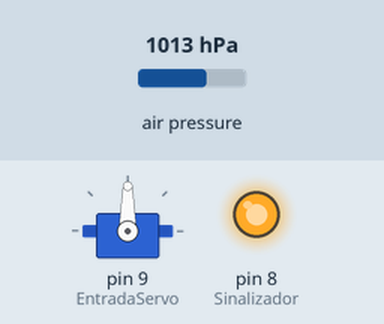
A sketch run on a simulated Arduino Uno, built with avr-gcc and run on an emulated ATmega328P. Shown: servo, output pins drawn as LEDs (lit = HIGH). Dashed ring = blinking. The test bench sets the inputs (shaded band); at power-on: air pressure 1013 hPa.

Above: at 2.5 s.
At 10.5 s:
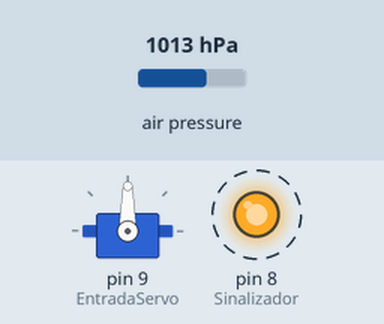
10.6 s: air pressure set to 1015 hPa
At 12.55 s:
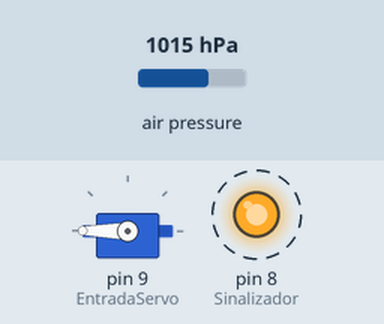
Timing chart, 0 to 19.6 s (numbered marks = the images above; inputs shaded):
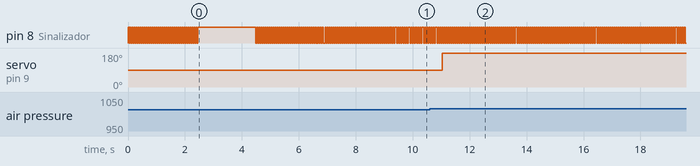

The sketch:

CodigoAtt.ino
```cpp
// Bibliotecas utilizadas
#include <SFE_BMP180.h>
#include <Servo.h>
#include <EEPROM.h>

// Definições Padrões
#define Sinalizador 8
#define EntradaServo 9
#define MAX_ALTITUDE_ADDRESS 0

// Criação dos objetos atribuídos aos sensores e servo motores
SFE_BMP180 Altimetro;
Servo fechadura;

// Variáveis globais
bool armado = false;
double MaxAltitude = 0;
double pressaoAtual = 0;
double pressaoReferencia = 0;
double alturaAtual = 0;
int cont = 0;
int PosicaoNaMemoria = 0;

// Funções Utilizadas no Código
double getPressure();
void respTrue(int n);
void saveAltitudeToEEPROM(double Altitude);
void openParaquedas();

//#####################
// SETUP INICIAL:
//#####################

void setup() {
  // Inicializando as entradas digitais
  pinMode(Sinalizador, OUTPUT);
  pinMode(EntradaServo, OUTPUT);

  // Inicializando o servoMotor
  fechadura.attach(EntradaServo);
  respTrue(35);

  // Confirmando a inicialização
  digitalWrite(Sinalizador, HIGH);
  delay(2000);
  digitalWrite(Sinalizador, LOW);

  // Inicializando o barômetro e tratando seus possíveis casos
  if (Altimetro.begin()) {
    respTrue(35);
  } else {
    digitalWrite(Sinalizador, HIGH);
    delay(1000);
    digitalWrite(Sinalizador, LOW);
    return;
  }

  // Obtém a pressão atual e verifica se é válida
  pressaoReferencia = getPressure();
  if (pressaoReferencia != -1) {
    respTrue(35);
  } else {
    digitalWrite(Sinalizador, HIGH);
    delay(1000);
    digitalWrite(Sinalizador, LOW);
    return;
  }
}

//#####################
// FIM SETUP INICIAL:
//#####################

//#####################
// LOOP PRINCIPAL:
//#####################

void loop() {
  digitalWrite(Sinalizador, HIGH);

  // Obtendo a altura atual
  pressaoAtual = getPressure();

  if (pressaoAtual != -1) {
    alturaAtual = Altimetro.altitude(pressaoAtual, pressaoReferencia);
    digitalWrite(Sinalizador, LOW);
    respTrue(3);
  } else {
    return;
  }

  // Verificando se a altura é suficiente para salvar na memória
  if (alturaAtual >= 4.0) {
    cont++;
    if (cont % 10 == 0 && PosicaoNaMemoria < 1000) {
      PosicaoNaMemoria += sizeof(double);
      respTrue(3);
    }
    if (alturaAtual > MaxAltitude) {
      MaxAltitude = alturaAtual;
      respTrue(3);
    }
  }

  // Verificação para abertura do paraquedas
  if (alturaAtual <= MaxAltitude - 5.0) {
    openParaquedas();
  }
}

//#####################
// FIM LOOP
//#####################

//######################################
// Funções Utilizadas no Código:
//######################################

// Função para obter a pressão
double getPressure() {
  char status;
  double P, T;

  // Inicia a medição de pressão
  status = Altimetro.startPressure(3); // 3 para alta resolução
  if (status != 0) {
    delay(status);
    // Obtém a pressão e a temperatura
    status = Altimetro.getPressure(P, T);
    if (status != 0) {
      return P;
    } else {
      digitalWrite(Sinalizador, HIGH); // Acende o LED indicando erro na leitura da pressão
    }
  } else {
    digitalWrite(Sinalizador, HIGH); // Acende o LED indicando erro ao iniciar a medição de pressão
  }
  return -1; // Retorna um valor padrão em caso de falha
}

// Função de resposta para o usuário
void respTrue(int n) {
  for (int i = 0; i < n; i++) {
    digitalWrite(Sinalizador, HIGH);
    delay(35);
    digitalWrite(Sinalizador, LOW);
    delay(35);
  }
}

// Função de salvar altitude na EEPROM
void saveAltitudeToEEPROM(double Altitude) {
  byte* p = (byte*)(void*)&Altitude;
  for (int i = 0; i < sizeof(Altitude); i++) {
    EEPROM.write(PosicaoNaMemoria + i, *p++);
  }
}

// Função de ativação de abertura de paraquedas
void openParaquedas() {
  fechadura.write(180); // Movimenta o servo para a posição de 180 graus
  respTrue(10);
}
```

Measured:
- the behaviour switches between 1013 and 1014 hPa on air pressure (found by bisection; images 1 and 2)
- after the input at 10.6 s, servo on pin 9 (EntradaServo): 90° → 180° after 0.43 s
- by itself, pin 8 (Sinalizador): alternates HIGH for 0.04 s and LOW for 0.04 s
